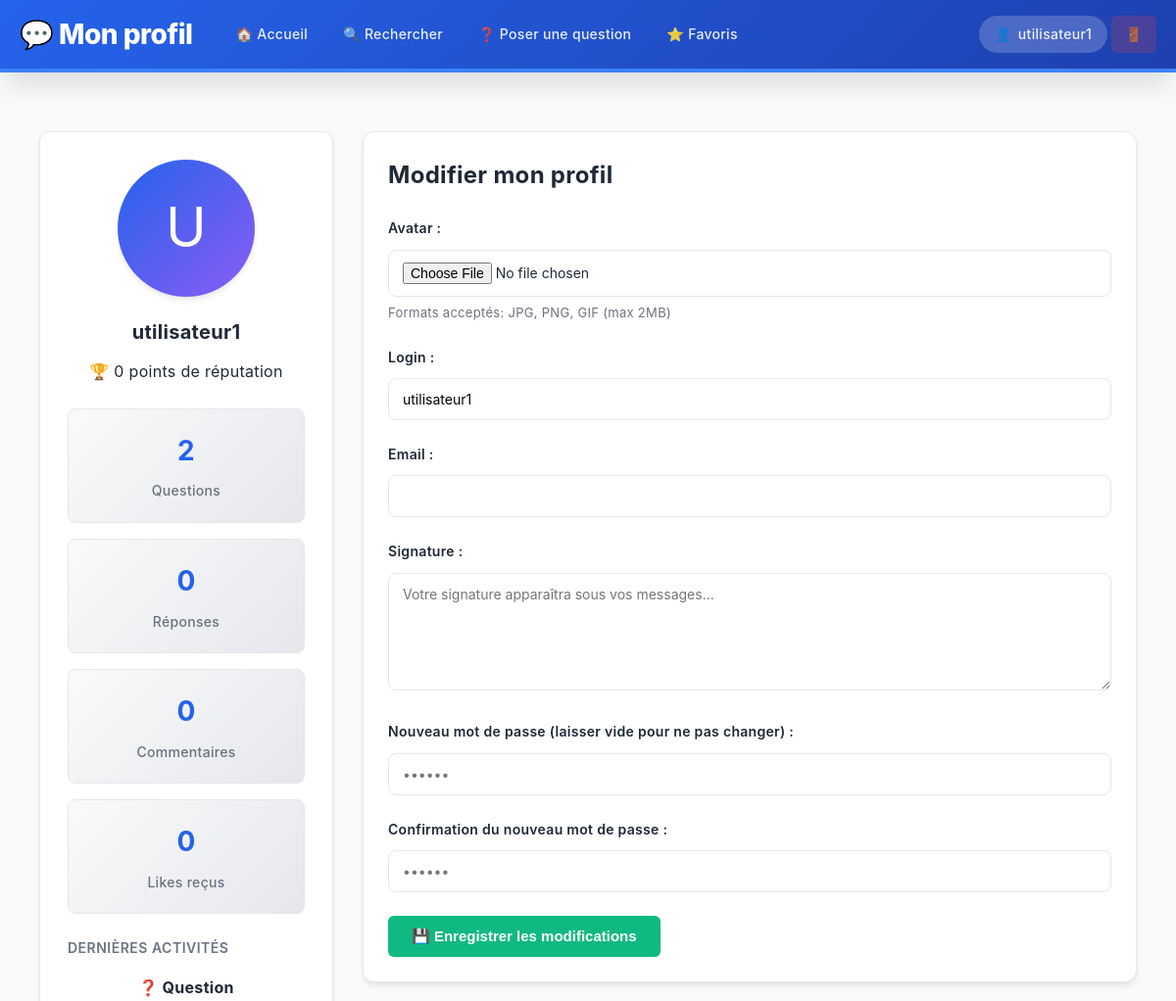
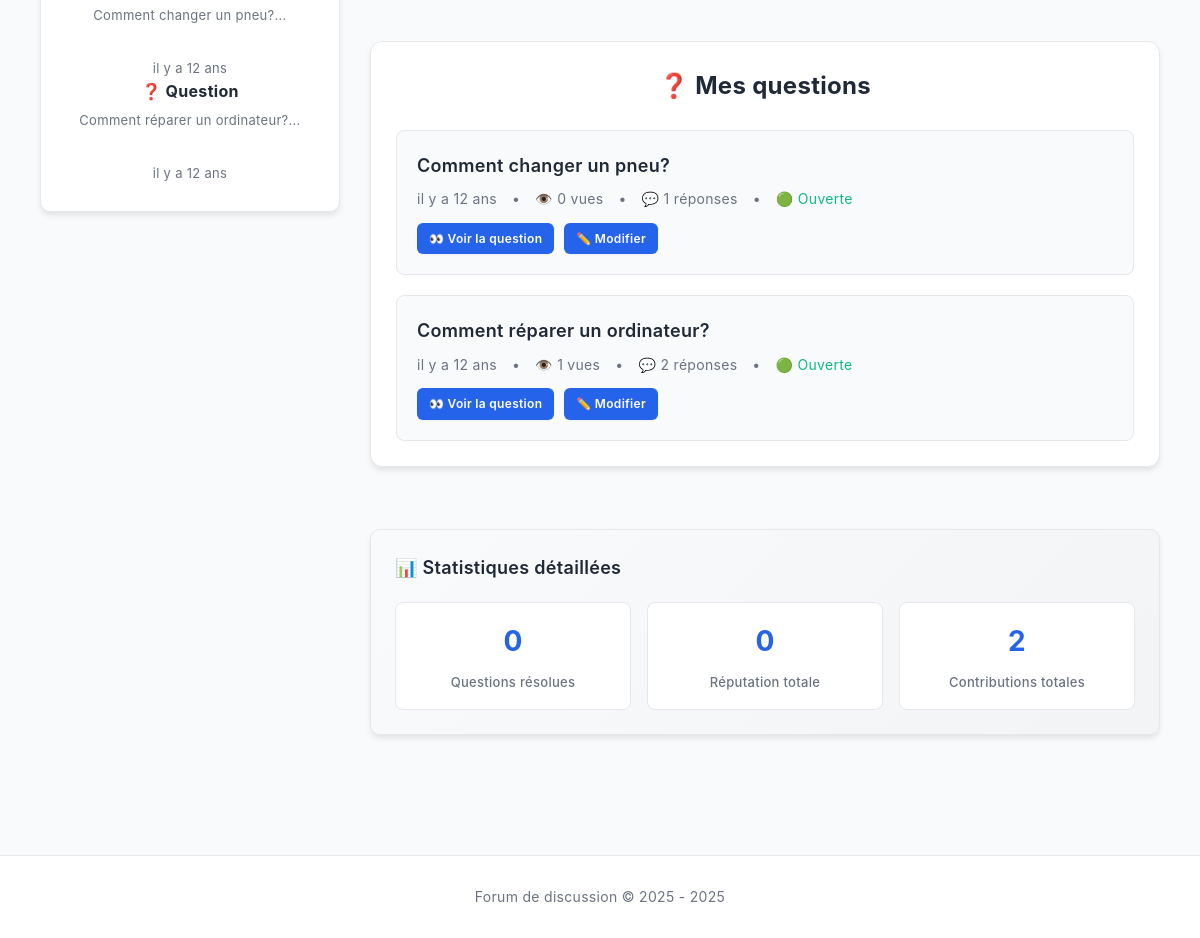
Screenshot of /profil.php (signed in) with the database file from the repository (2 pictures, top to bottom).
### tables this page shows
CREATE TABLE `forum_utilisateur` (
  `user_id` int(11) NOT NULL,
  `login` varchar(50) NOT NULL,
  `password` varchar(255) NOT NULL,
  `date_naissance` date DEFAULT NULL,
  `derniere_connexion` datetime DEFAULT NULL,
  `is_admin` tinyint(1) DEFAULT 0,
  `created_at` datetime DEFAULT current_timestamp(),
  `date_inscription` datetime DEFAULT current_timestamp(),
  `avatar` varchar(255) DEFAULT NULL,
  `signature` text DEFAULT NULL,
  `reputation` int(11) DEFAULT 0,
  `email` varchar(100) DEFAULT NULL
);

CREATE TABLE `forum_question` (
  `q_id` int(11) NOT NULL,
  `q_date_ajout` datetime DEFAULT current_timestamp(),
  `q_titre` varchar(100) NOT NULL,
  `q_contenu` text NOT NULL,
  `user_id` int(11) DEFAULT NULL,
  `status` enum('open','closed') DEFAULT 'open',
  `views_count` int(11) DEFAULT 0,
  `last_activity` datetime DEFAULT current_timestamp(),
  `is_solution` tinyint(1) DEFAULT 0
);

### profil.php (the view, shortened to what this page needs)
<?php
require_once 'fonctions.php';
$sql = "SELECT * FROM forum_utilisateur WHERE user_id = ?";
$stmt = $pdo->prepare($sql);
$stmt->execute([$_SESSION['user_id']]);
$user = $stmt->fetch();
$sql = "SELECT
        (SELECT COUNT(*) FROM forum_question WHERE user_id = ?) as nb_questions,
        (SELECT COUNT(*) FROM forum_reponse WHERE user_id = ?) as nb_reponses,
        (SELECT COUNT(*) FROM forum_commentaires WHERE user_id = ?) as nb_commentaires,
        (SELECT COUNT(*) FROM forum_likes l JOIN forum_reponse r ON l.r_id = r.r_id WHERE r.user_id = ?) as nb_likes_recus,
        (SELECT COUNT(*) FROM forum_question WHERE user_id = ? AND status = 'closed') as nb_questions_resolues";
$stmt = $pdo->prepare($sql);
$stmt->execute([$_SESSION['user_id'], $_SESSION['user_id'], $_SESSION['user_id'], $_SESSION['user_id'], $_SESSION['user_id']]);
$stats = $stmt->fetch();
$sql = "SELECT q_id, q_titre, q_date_ajout, status, views_count,
        (SELECT COUNT(*) FROM forum_reponse WHERE r_fk_question_id = q_id) as nb_reponses
        FROM forum_question
        WHERE user_id = ?
        ORDER BY q_date_ajout DESC
        LIMIT 10";
$stmt = $pdo->prepare($sql);
$stmt->execute([$_SESSION['user_id']]);
$mes_questions = $stmt->fetchAll();
$sql = "(SELECT 'question' as type, q_id as id, q_titre as titre, q_date_ajout as date
         FROM forum_question WHERE user_id = ?)
        UNION
        (SELECT 'reponse' as type, r_id as id, LEFT(r_contenu, 100) as titre, r_date_ajout as date
         FROM forum_reponse WHERE user_id = ?)
        UNION
        (SELECT 'commentaire' as type, comment_id as id, LEFT(contenu, 100) as titre, created_at as date
         FROM forum_commentaires WHERE user_id = ?)
        ORDER BY date DESC LIMIT 10";
$stmt = $pdo->prepare($sql);
$stmt->execute([$_SESSION['user_id'], $_SESSION['user_id'], $_SESSION['user_id']]);
$activites = $stmt->fetchAll();
?>
<!DOCTYPE html>
<html>
<head>
    <link rel="stylesheet" href="styles.css">
    <link rel="stylesheet" href="profil.css">
</head>
<body>
    <main>
        <div class="profil-container">
            <div class="sidebar">
                <?php if ($user['avatar']): ?>
                    <img src="<?= htmlspecialchars($user['avatar']) ?>" alt="Avatar" class="avatar">
                <?php else: ?>
                    <div class="avatar-placeholder">
                        <?= strtoupper(substr($user['login'], 0, 1)) ?>
                    </div>
                <?php endif; ?>
                <h2><?= htmlspecialchars($user['login']) ?></h2>
                <div>
                    🏆 <?= $user['reputation'] ?> points de réputation
                </div>
                <div class="stats-grid">
                    <div class="stat">
                        <div class="nombre"><?= $stats['nb_questions'] ?></div>
                        <div class="label">Questions</div>
                    </div>
                    <div class="stat">
                        <div class="nombre"><?= $stats['nb_reponses'] ?></div>
                        <div class="label">Réponses</div>
                    </div>
                    <div class="stat">
                        <div class="nombre"><?= $stats['nb_commentaires'] ?></div>
                        <div class="label">Commentaires</div>
                    </div>
                    <div class="stat">
                        <div class="nombre"><?= $stats['nb_likes_recus'] ?></div>
                        <div class="label">Likes reçus</div>
                    </div>
                </div>
                <div>
                    <h4>Dernières activités</h4>
                    <?php foreach($activites as $activite): ?>
                        <div class="activite-item">
                            <strong>
                                <?= $activite['type'] == 'question' ? '❓ Question' : ($activite['type'] == 'reponse' ? '💬 Réponse' : '💭 Commentaire') ?>
                            </strong><br>
                            <small><?= htmlspecialchars($activite['titre']) ?>...</small><br>
                            <small><?= formater_date_relative($activite['date']) ?></small>
                        </div>
                    <?php endforeach; ?>
                </div>
            </div>
            <div class="main-content">
                <div class="edit-profile-section card">
                    <h2>Modifier mon profil</h2>
                    <form method="post" enctype="multipart/form-data">
                        <div class="form-section">
                            <label>Avatar :</label>
                            <input type="file" name="avatar" accept="image/*">
                            <small>Formats acceptés: JPG, PNG, GIF (max 2MB)</small>
                        </div>
                        <div class="form-section">
                            <label>Login :</label>
                            <input type="text" name="login" value="<?= htmlspecialchars($user['login']) ?>" required>
                        </div>
                        <div class="form-section">
                            <label>Email :</label>
                            <input type="email" name="email" value="<?= htmlspecialchars($user['email'] ?? '') ?>">
                        </div>
                        <div class="form-section">
                            <label>Signature :</label>
                            <textarea name="signature" placeholder="Votre signature apparaîtra sous vos messages..."><?= htmlspecialchars($user['signature'] ?? '') ?></textarea>
                        </div>
                        <div class="form-section">
                            <label>Nouveau mot de passe (laisser vide pour ne pas changer) :</label>
                            <input type="password" name="mdp" placeholder="••••••">
                        </div>
                        <div class="form-section">
                            <label>Confirmation du nouveau mot de passe :</label>
                            <input type="password" name="confirmation" placeholder="••••••">
                        </div>
                        <button type="submit" class="success">💾 Enregistrer les modifications</button>
                    </form>
                </div>
                <div class="mes-questions-section card">
                    <h2>❓ Mes questions</h2>
                    <?php if (empty($mes_questions)): ?>
                        <div class="empty-state">
                            <p>Vous n'avez posé aucune question pour le moment.</p>
                            <p><a href="ajouter_question.php" class="btn success">Poser ma première question</a></p>
                        </div>
                    <?php else: ?>
                        <div class="questions-list">
                            <?php foreach($mes_questions as $question): ?>
                                <div class="question-item">
                                    <h3 style="margin: 0 0 8px 0;">
                                        <a href="question.php?id=<?= $question['q_id'] ?>" class="question-link">
                                            <?= htmlspecialchars($question['q_titre']) ?>
                                        </a>
                                    </h3>
                                    <div class="question-meta">
                                        <span class="timestamp">
                                            <?= formater_date_relative($question['q_date_ajout']) ?>
                                        </span>
                                        •
                                        <span class="views">
                                            👁️ <?= $question['views_count'] ?> vues
                                        </span>
                                        •
                                        <span class="reponses">
                                            💬 <?= $question['nb_reponses'] ?> réponses
                                        </span>
                                        •
                                        <span class="status <?= $question['status'] ?>">
                                            <?= $question['status'] == 'open' ? '🟢 Ouverte' : '🔴 Fermée' ?>
                                        </span>
                                    </div>
                                    <div class="question-actions">
                                        <a href="question.php?id=<?= $question['q_id'] ?>" class="btn small">
                                            👀 Voir la question
                                        </a>
                                        <?php if ($question['status'] == 'open'): ?>
                                            <a href="modifier_question.php?id=<?= $question['q_id'] ?>" class="btn small">
                                                ✏️ Modifier
                                            </a>
                                        <?php endif; ?>
                                    </div>
                                </div>
                            <?php endforeach; ?>
                        </div>
                    <?php endif; ?>
                </div>
                <div class="detailed-stats card">
                    <h3>📊 Statistiques détaillées</h3>
                    <div class="detailed-stats-grid">
                        <div class="detailed-stat-item">
                            <div class="value"><?= $stats['nb_questions_resolues'] ?></div>
                            <div class="label">Questions résolues</div>
                        </div>
                        <div class="detailed-stat-item">
                            <div class="value"><?= $user['reputation'] ?></div>
                            <div class="label">Réputation totale</div>
                        </div>
                        <div class="detailed-stat-item">
                            <div class="value">
                                <?= $stats['nb_questions'] + $stats['nb_reponses'] + $stats['nb_commentaires'] ?>
                            </div>
                            <div class="label">Contributions totales</div>
                        </div>
                    </div>
                </div>
            </div>
        </div>
    </main>
    <footer>
        <p>Forum de discussion © 2025 - <?= date('Y') ?></p>
    </footer>
</body>
</html>

### styles.css (style rules this page uses)
* { margin: 0; padding: 0; box-sizing: border-box; }
:root { --primary: #2563eb; --primary-dark: #1e40af; --primary-light: #3b82f6; --secondary: #8b5cf6; --success: #10b981; --danger: #ef4444; --warning: #f59e0b; --text: #1f2937; --text-light: #6b7280; --border: #e5e7eb; --bg: #f9fafb; --white: #ffffff; --shadow-sm: 0 1px 2px 0 rgba(0, 0, 0, 0.05); --shadow-md: 0 4px 6px -1px rgba(0, 0, 0, 0.1); --shadow-lg: 0 10px 15px -3px rgba(0, 0, 0, 0.1); --shadow-xl: 0 20px 25px -5px rgba(0, 0, 0, 0.1); }
body { font-family: -apple-system, BlinkMacSystemFont, 'Segoe UI', Roboto, 'Helvetica Neue', Arial, sans-serif; background: var(--bg); color: var(--text); line-height: 1.6; letter-spacing: 0.3px; }
main { max-width: 1200px; margin: 0 auto; padding: 40px 20px; }
footer { text-align: center; padding: 30px 20px; margin-top: 60px; border-top: 1px solid var(--border); color: var(--text-light); background: var(--white); font-size: 14px; }
label { display: block; margin-bottom: 8px; font-weight: 600; color: var(--text); font-size: 14px; }
input, textarea, select { width: 100%; padding: 12px 14px; border: 1px solid var(--border); border-radius: 6px; font-size: 14px; font-family: inherit; transition: all 0.3s ease; background: var(--white); }
textarea { resize: vertical; min-height: 120px; font-family: 'Monaco', 'Menlo', monospace; }
small { display: block; margin-top: 6px; color: var(--text-light); font-size: 13px; }
button, .btn { padding: 12px 24px; background: var(--primary); color: white; border: none; border-radius: 6px; cursor: pointer; font-size: 15px; font-weight: 600; transition: all 0.3s ease; display: inline-block; text-decoration: none; white-space: nowrap; box-shadow: var(--shadow-sm); }
button.success, .btn.success { background: var(--success); }
.card { background: var(--white); border: 1px solid var(--border); border-radius: 8px; padding: 24px; box-shadow: var(--shadow-sm); transition: all 0.3s ease; }
.stats-grid { display: grid; grid-template-columns: repeat(auto-fit, minmax(220px, 1fr)); gap: 20px; margin: 30px 0; }
.question-meta { color: var(--text-light); font-size: 13px; margin-bottom: 12px; display: flex; gap: 15px; flex-wrap: wrap; }
.profil-container { display: grid; grid-template-columns: 320px 1fr; gap: 40px; margin: 30px 0; }
.sidebar { background: var(--white); padding: 28px; border-radius: 10px; box-shadow: var(--shadow-md); text-align: center; height: fit-content; border: 1px solid var(--border); }
.sidebar h2 { margin: 0 0 12px 0; color: var(--text); font-size: 20px; }
.sidebar h4 { margin-top: 24px; margin-bottom: 16px; text-align: left; color: var(--text); font-size: 14px; font-weight: 600; text-transform: uppercase; letter-spacing: 0.5px; color: var(--text-light); }

### rows the page displays
forum_utilisateur: login "U", login "utilisateur1", reputation "0"
forum_question: q_titre "Comment changer un pneu?", q_date_ajout "il y a 12 ans", views_count "0", nb_reponses "1", status "🟢 Ouverte"
forum_question: q_titre "Comment réparer un ordinateur?", q_date_ajout "il y a 12 ans", views_count "1", nb_reponses "2", status "🟢 Ouverte"

### other values shown
$titre "Mon profil"
$_SESSION['login'] "utilisateur1"
$stats['nb_questions'] "2"
$stats['nb_reponses'] "0"
$stats['nb_commentaires'] "0"
$stats['nb_likes_recus'] "0"
$activite['titre'] "Comment changer un pneu?"
formater_date_relative($activite['date']) "il y a 12 ans"
$activite['titre'] "Comment réparer un ordinateur?"
$stats['nb_questions_resolues'] "0"
